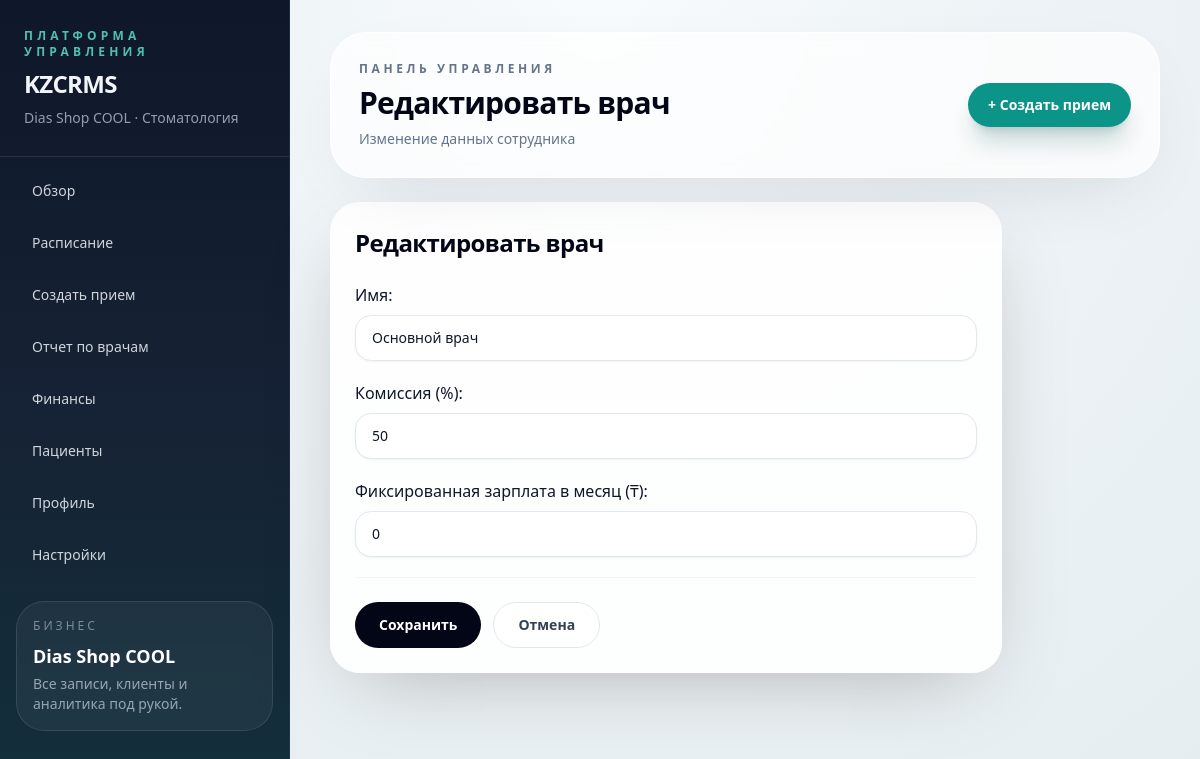
/settings/barbers/edit/8/ (signed in), run on the app's committed database.
### core/models.py (models this page shows, shortened)
class TimestampedModel(models.Model):
    created_at = models.DateTimeField(auto_now_add=True)
    updated_at = models.DateTimeField(auto_now=True)
    class Meta:
        abstract = True

class Shop(TimestampedModel):
    class IndustryType(models.TextChoices):
        BARBERSHOP = "BARBERSHOP", "Барбершоп"
        DENTISTRY = "DENTISTRY", "Стоматология"
        BEAUTY_SALON = "BEAUTY_SALON", "Салон красоты"
        CLINIC = "CLINIC", "Клиника"
        GENERIC = "GENERIC", "Другое"
    class AccessMode(models.TextChoices):
        LEGACY = "LEGACY", "Внутренний доступ"
        TRIAL = "TRIAL", "Пробный доступ"
        SUBSCRIPTION = "SUBSCRIPTION", "Подписка"
    owner = models.OneToOneField(
        User,
        on_delete=models.CASCADE,
        related_name="shop"
    )
    name = models.CharField(max_length=120)
    industry_type = models.CharField(
        max_length=30,
        choices=IndustryType.choices,
        default=IndustryType.BARBERSHOP,
    )
    timezone = models.CharField(max_length=64, default="Asia/Almaty")
    city = models.CharField(max_length=80, blank=True)
    phone = models.CharField(max_length=30, blank=True)
    access_mode = models.CharField(
        max_length=20,
        choices=AccessMode.choices,
        default=AccessMode.LEGACY,
    )
    trial_ends_at = models.DateTimeField(blank=True, null=True)
    subscription_ends_at = models.DateTimeField(blank=True, null=True)
    @property
    def has_active_access(self):
        if self.access_mode == self.AccessMode.LEGACY:
            return True
        expires_at = self.access_expires_at
        return bool(expires_at and expires_at >= timezone.now())

class Barber(TimestampedModel):
    shop = models.ForeignKey(
        Shop,
        on_delete=models.CASCADE,
        related_name="barbers"
    )
    name = models.CharField(max_length=120)
    phone = models.CharField(max_length=30, blank=True)
    is_active = models.BooleanField(default=True)
    commission_percent = models.PositiveSmallIntegerField(default=50)
    fixed_salary_kzt = models.PositiveIntegerField(default=0)

### core/views.py (the view)
# urls.py: path("settings/barbers/edit/<int:barber_id>/", edit_barber, name="edit_barber"),
@login_required
def edit_barber(request, barber_id):
    shop = request.user.shop
    barber = get_object_or_404(Barber, id=barber_id, shop=shop)
    if request.method == "POST":
        form = BarberForm(request.POST, instance=barber)
        if form.is_valid():
            form.save()
            messages.success(request, "Мастер обновлён")
            return redirect("barbers_settings")
    else:
        form = BarberForm(instance=barber)
    return render(request, "edit_barber.html", {"form": form})

### core/forms.py
class BarberForm(forms.ModelForm):
    class Meta:
        model = Barber
        fields = ["name", "commission_percent", "fixed_salary_kzt"]
        widgets = {
            "name": forms.TextInput(attrs={"class": INPUT_CLASS, "placeholder": "Имя специалиста"}),
            "commission_percent": forms.NumberInput(attrs={"class": INPUT_CLASS, "placeholder": "50"}),
            "fixed_salary_kzt": forms.NumberInput(attrs={"class": INPUT_CLASS, "placeholder": "0"}),
        }
        labels = {
            "name": "Имя",
            "commission_percent": "Комиссия (%)",
            "fixed_salary_kzt": "Фиксированная зарплата в месяц (₸)",
        }

### core/context_processors.py (called while the page is built)
def current_shop(request):
    shop = None
    if getattr(request, "user", None) and request.user.is_authenticated:
        shop = getattr(request.user, "shop", None)
    return {
        "current_shop": shop,
        "crm_labels": get_shop_labels(shop),
    }

### core/terminology.py (called while the page is built)
def get_shop_labels(shop):
    labels = DEFAULT_LABELS.copy()
    if not shop:
        return labels
    labels.update(INDUSTRY_LABELS.get(shop.industry_type, {}))
    labels["industry_name"] = shop.get_industry_type_display()
    return labels

### core/templates/edit_barber.html (shortened to what this page needs)
{% extends "core/base.html" %}
{% block page_title %}
Редактировать {{ crm_labels.staff_singular|lower }}
{% endblock %}
{% block page_subtitle %}
Изменение данных сотрудника
{% endblock %}
{% block content %}
<section class="max-w-2xl rounded-[30px] border border-white/70 bg-white/90 p-6 shadow-[0_24px_80px_-32px_rgba(37,28,18,0.35)]">
    <h3 class="text-2xl font-semibold tracking-tight text-slate-950">Редактировать {{ crm_labels.staff_singular|lower }}</h3>
    <form method="POST" class="mt-6 space-y-5">
        {{ form.as_p }}
        <div class="flex flex-col gap-3 border-t border-slate-100 pt-6 sm:flex-row">
            <button class="inline-flex items-center justify-center rounded-full bg-slate-950 px-6 py-3 text-sm font-semibold text-white transition hover:bg-slate-800">
                Сохранить
            </button>
            <a href="{% url 'barbers_settings' %}" class="inline-flex items-center justify-center rounded-full border border-slate-200 bg-white px-6 py-3 text-sm font-semibold text-slate-700 transition hover:border-slate-300 hover:bg-slate-50">
                Отмена
            </a>
        </div>
    </form>
</section>
{% endblock %}

### core/templates/core/base.html (shortened to what this page needs)
{% load static tailwind_tags %}
<!DOCTYPE html>
<html lang="ru">
<head>
    {% tailwind_css %}
</head>
<body class="min-h-screen bg-[radial-gradient(circle_at_top,_#f8fbfd,_#edf3f6_42%,_#e6edf1_100%)] text-slate-900">
<div class="min-h-screen lg:grid lg:grid-cols-[290px_minmax(0,1fr)]">
    <aside class="border-b border-slate-200/70 bg-[linear-gradient(180deg,_#0f172a_0%,_#162235_52%,_#12303b_100%)] text-slate-100 lg:min-h-screen lg:border-b-0 lg:border-r lg:border-slate-700/40">
        <div class="flex items-center justify-between px-5 py-5 lg:block lg:px-6 lg:py-7">
            <div>
                <div class="text-xs font-semibold uppercase tracking-[0.35em] text-teal-300/80">
                    Платформа управления
                </div>
                <div class="mt-2 text-2xl font-semibold tracking-tight">
                    {{ crm_labels.product_name }}
                </div>
                <div class="mt-2 text-sm text-slate-300/70">
                    {% if current_shop %}
                        {{ current_shop.name }} · {{ crm_labels.industry_name }}
                    {% else %}
                        CRM
                    {% endif %}
                </div>
            </div>
        </div>
        <nav class="grid grid-cols-2 gap-2 border-t border-white/10 px-4 py-4 sm:grid-cols-3 lg:grid-cols-1 lg:px-4 lg:py-3">
            <a href="{% url 'dashboard_overview' %}"
               class="rounded-2xl px-4 py-3 text-sm font-medium transition {% if request.resolver_match.url_name == 'dashboard_overview' %}bg-white/95 text-slate-950 shadow-lg shadow-slate-950/10{% else %}text-slate-100/85 hover:bg-white/10 hover:text-white{% endif %}">
                Обзор
            </a>
            <a href="{% url 'today_schedule' %}"
               class="rounded-2xl px-4 py-3 text-sm font-medium transition {% if request.path == '/today/' %}bg-white/95 text-slate-950 shadow-lg shadow-slate-950/10{% else %}text-slate-100/85 hover:bg-white/10 hover:text-white{% endif %}">
                Расписание
            </a>
            <a href="{% url 'create_appointment' %}"
               class="rounded-2xl px-4 py-3 text-sm font-medium transition {% if request.path == '/create/' %}bg-white/95 text-slate-950 shadow-lg shadow-slate-950/10{% else %}text-slate-100/85 hover:bg-white/10 hover:text-white{% endif %}">
                {{ crm_labels.create_booking_action }}
            </a>
            <a href="{% url 'barber_report' %}"
               class="rounded-2xl px-4 py-3 text-sm font-medium transition {% if request.path == '/barbers/' %}bg-white/95 text-slate-950 shadow-lg shadow-slate-950/10{% else %}text-slate-100/85 hover:bg-white/10 hover:text-white{% endif %}">
                {{ crm_labels.staff_report_title }}
            </a>
            <a href="{% url 'finance_dashboard' %}"
               class="rounded-2xl px-4 py-3 text-sm font-medium transition {% if request.path == '/finance/' %}bg-white/95 text-slate-950 shadow-lg shadow-slate-950/10{% else %}text-slate-100/85 hover:bg-white/10 hover:text-white{% endif %}">
                Финансы
            </a>
            <a href="{% url 'clients_list' %}"
               class="rounded-2xl px-4 py-3 text-sm font-medium transition {% if '/clients/' in request.path %}bg-white/95 text-slate-950 shadow-lg shadow-slate-950/10{% else %}text-slate-100/85 hover:bg-white/10 hover:text-white{% endif %}">
                {{ crm_labels.client_plural }}
            </a>
            <a href="{% url 'profile_settings' %}"
               class="rounded-2xl px-4 py-3 text-sm font-medium transition {% if request.path == '/profile/' or request.path == '/settings/business/' %}bg-white/95 text-slate-950 shadow-lg shadow-slate-950/10{% else %}text-slate-100/85 hover:bg-white/10 hover:text-white{% endif %}">
                Профиль
            </a>
            <a href="{% url 'settings_dashboard' %}"
               class="rounded-2xl px-4 py-3 text-sm font-medium transition {% if request.path == '/settings/' or request.path == '/settings/barbers/' or request.path == '/settings/services/' %}bg-white/95 text-slate-950 shadow-lg shadow-slate-950/10{% else %}text-slate-100/85 hover:bg-white/10 hover:text-white{% endif %}">
                Настройки
            </a>
        </nav>
        <div class="hidden px-4 pb-5 pt-3 lg:block">
            <div class="rounded-[28px] border border-white/10 bg-white/5 p-4 backdrop-blur">
                <div class="text-xs uppercase tracking-[0.25em] text-slate-300/55">Бизнес</div>
                <div class="mt-2 text-lg font-semibold text-white">{{ current_shop.name|default:"CRM" }}</div>
                <div class="mt-1 text-sm text-slate-300/70">Все записи, клиенты и аналитика под рукой.</div>
            </div>
        </div>
    </aside>
    <main class="min-w-0">
        <div class="px-4 py-4 sm:px-6 lg:px-10 lg:py-8">
            <div class="crm-glass flex flex-col gap-4 rounded-[36px] p-5 sm:p-7 lg:flex-row lg:items-center lg:justify-between">
                <div>
                    <div class="text-xs font-semibold uppercase tracking-[0.3em] text-slate-500">Панель управления</div>
                    <h1 class="mt-2 text-3xl font-semibold tracking-tight text-slate-950">
                        {% block page_title %}Панель{% endblock %}
                    </h1>
                    <p class="mt-2 max-w-2xl text-sm text-slate-500">
                        {% block page_subtitle %}{% endblock %}
                    </p>
                </div>
                <div class="hidden lg:block">
                    <a href="{% url 'create_appointment' %}"
                       class="inline-flex items-center rounded-full bg-teal-600 px-5 py-3 text-sm font-semibold text-white shadow-xl shadow-teal-900/20 transition hover:bg-teal-500">
                        + {{ crm_labels.create_booking_action }}
                    </a>
                </div>
            </div>
            <div class="mt-6">
                {% block content %}{% endblock %}
            </div>
        </div>
    </main>
</div>
</body>
</html>

### data on the page
Shop: name "Dias Shop COOL"
Barber: name "Основной врач", commission_percent "50", fixed_salary_kzt "0"

### other printed values
{{ crm_labels.product_name }} "KZCRMS"
{{ crm_labels.industry_name }} "Стоматология"
{{ crm_labels.create_booking_action }} "Создать прием"
{{ crm_labels.staff_report_title }} "Отчет по врачам"
{{ crm_labels.client_plural }} "Пациенты"
{{ crm_labels.staff_singular|lower }} "врач"
